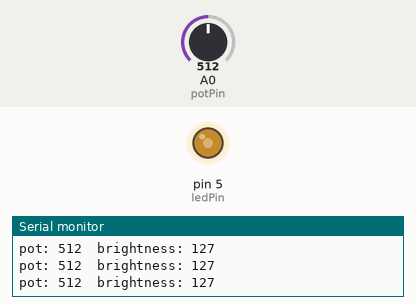
Bench run of a sketch on a simulated Arduino Uno, built with avr-gcc and run on an emulated ATmega328P. Parts: output pins drawn as LEDs (lit = HIGH), the last lines printed to the serial monitor. Inputs (shaded band) come from the test bench; at power-on: A0 (potPin) = 512.

Above: at 1.2 s.
1.3 s: A0 (potPin) set to 44
At 2.2 s:
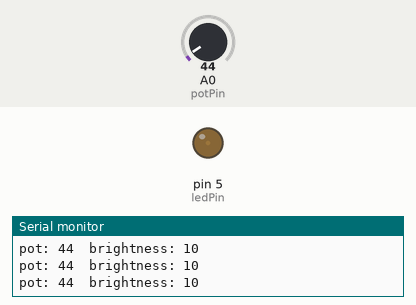
2.8 s: A0 (potPin) set to 38
At 4.0 s:
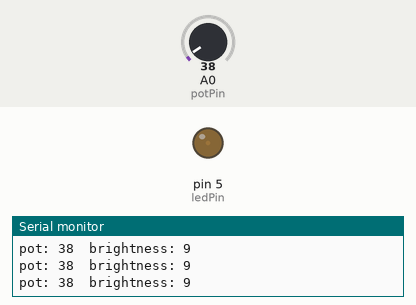
4.3 s: A0 (potPin) set to 716
At 5.5 s:
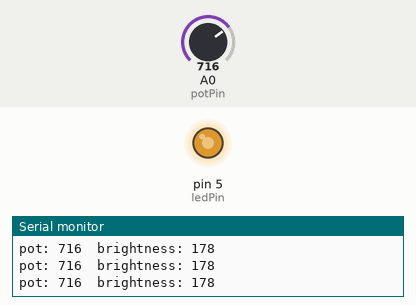
5.8 s: A0 (potPin) set to 0
At 6.8 s:
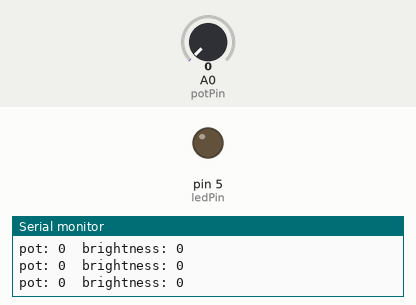
7.3 s: A0 (potPin) set to 900
At 8.5 s:
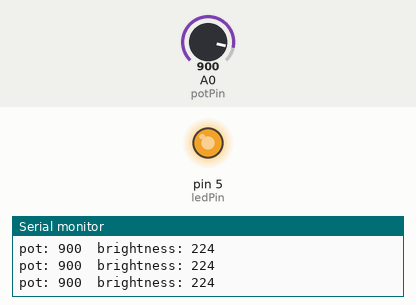
8.8 s: A0 (potPin) set to 511
At 9.7 s:
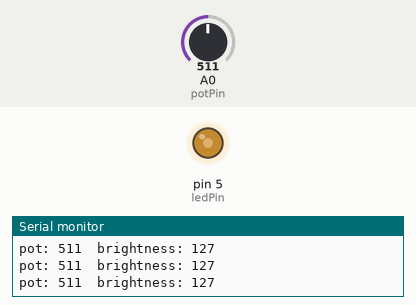
Timing chart, 0 to 11.8 s (numbered marks = the images above; inputs shaded):
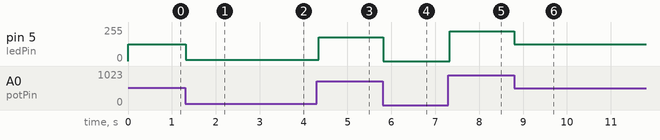

The sketch:

pot_brightness.ino
```cpp
const int ledPin = 5; // must be a PWM pin (~)
const int potPin = A0;

void setup() {
  Serial.begin(9600);
  pinMode(ledPin, OUTPUT);
}

void loop() {
  int potValue  = analogRead(potPin);
  int brightness = map(potValue, 0, 1023, 0, 255);

  analogWrite(ledPin, brightness);

  Serial.print("pot: ");
  Serial.print(potValue);
  Serial.print("  brightness: ");
  Serial.println(brightness);

  delay(50);
}
```

Measured:
- after the input at 1.3 s, pin 5 (ledPin): 127/255 → 10/255 at once
- after the input at 2.8 s, pin 5 (ledPin): 10/255 → 9/255 at once
- after the input at 4.3 s, pin 5 (ledPin): 9/255 → 178/255 after 0.05 s
- after the input at 5.8 s, pin 5 (ledPin): 178/255 → 0/255 at once
- after the input at 7.3 s, pin 5 (ledPin): 0/255 → 224/255 at once
- after the input at 8.8 s, pin 5 (ledPin): 224/255 → 127/255 at once
